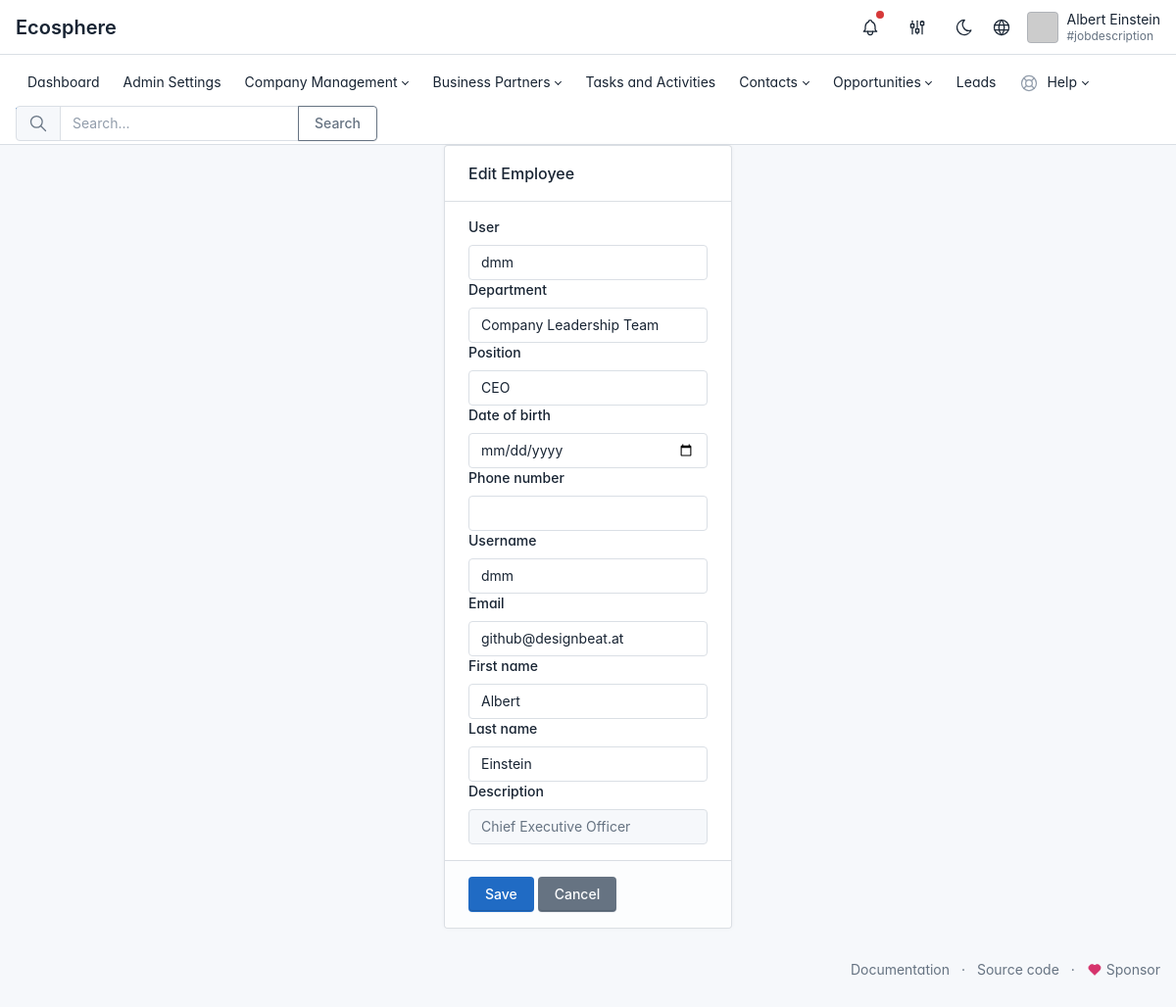
/en/company/employee/1/update/ (signed in), run on the app's committed database.
### apps/company/models.py (models this page shows, shortened)
class Employee(models.Model):
    user = models.OneToOneField(User, on_delete=models.CASCADE, related_name='employee')
    department = models.ForeignKey(Department, on_delete=models.CASCADE)
    position = models.ForeignKey(Position, on_delete=models.CASCADE)
    date_of_birth = models.DateField(null=True, blank=True)
    phone_number = models.CharField(max_length=20, null=True, blank=True)

class Position(models.Model):
    title = models.CharField(max_length=100, default='')
    description = models.CharField(max_length=100, default='')
    def __str__(self):
        return self.title

### apps/company/views.py (the view)
# urls.py: path('employee/<int:pk>/update/', views.edit_employee, name='edit_employee'),
@login_required
def edit_employee(request, pk):
    employee = get_object_or_404(Employee, pk=pk)
    if request.method == 'POST':
        form = EmployeeForm(request.POST, instance=employee)
        if form.is_valid():
            form.save()
            return redirect('employees:employee_detail', pk=employee.pk)
    else:
        form = EmployeeForm(instance=employee)
    return render(request, 'apps/company/edit_employee.html', {'form': form})

### apps/company/forms.py (shortened to what this page needs)
class EmployeeForm(forms.ModelForm):
    username = forms.CharField(max_length=150)
    email = forms.EmailField()
    first_name = forms.CharField(max_length=30)
    last_name = forms.CharField(max_length=150)
    description = forms.CharField(max_length=100, required=False)
    class Meta:
        model = Employee
        fields = '__all__'
        widgets = {
            'date_of_birth': forms.DateInput(attrs={'type': 'date'}),
        }
    def __init__(self, *args, **kwargs):
        super().__init__(*args, **kwargs)
        if self.instance and self.instance.pk:
            self.fields['username'].initial = self.instance.user.username
            self.fields['email'].initial = self.instance.user.email
            self.fields['first_name'].initial = self.instance.user.first_name
            self.fields['last_name'].initial = self.instance.user.last_name
            self.fields['description'].initial = self.instance.position.description
            self.fields['description'].disabled = True

### apps/company/models.py (called while the page is built)
    def __str__(self):
        return self.name

### templates/apps/company/edit_employee.html (shortened to what this page needs)
{% extends "base.html" %}
{% block content %}
{% load widget_tweaks %}
<div class="page-content d-flex align-items-center justify-content-center">
    <div class="card">
        <div class="card-header">
            <h3 class="card-title">Edit Employee</h3>
        </div>
        <form method="post">
            <div class="card-body">
                {% for field in form %}
                <div class="form-group">
                    <label for="{{ field.id_for_label }}" class="form-label">{{ field.label }}</label>
                    {{ field|add_class:"form-control" }}
                </div>
                {% endfor %}
            </div>
            <div class="card-footer text-right">
                <button type="submit" class="btn btn-primary">Save</button>
                <button type="button" class="btn btn-secondary" onclick="window.history.back();">Cancel</button>
            </div>
        </form>
    </div>
</div>
{% endblock %}

### templates/navigation.html (shortened to what this page needs)
{% load i18n %}
<header class="navbar navbar-expand-md d-print-none">
  <div class="container-xl">
    <h1 class="navbar-brand navbar-brand-autodark d-none-navbar-horizontal pe-0 pe-md-3" width="110" height="32">
      <a href="{% url 'crm:dashboard' %}">{% trans "Ecosphere" %}</a>
    </h1>
    <div class="navbar-nav flex-row order-md-last">
      <div class="d-none d-md-flex">
        <div class="nav-item dropdown d-none d-md-flex me-3">
          <a href="#" class="nav-link px-0" data-bs-toggle="dropdown" tabindex="-1"
            aria-label="{% trans 'Show notifications' %}" title="{% trans 'Show notifications' %}">
            <span class="badge bg-red"></span>
          </a>
        </div>
        <div class="nav-item nav-item-icon dropdown">
          <a href="#" class="nav-link d-flex lh-1 text-reset p-0" data-bs-toggle="dropdown"
            aria-label="{% trans 'Open user menu' %}" title="{% trans 'Open user menu' %}">
            </a>
        </div>
        <div class="nav-item">
          <a href="#" onclick="window.cycleTheme()" class="nav-link hide-theme-dark" title="{% trans 'Switch to dark mode' %}">
          </a>
        </div>
        <div class="nav-item nav-item-icon dropdown">
          <a href="#" class="nav-link px-0" id="dropdownElement" data-bs-toggle="dropdown" aria-label="Language"
            title="{% trans 'Change Language' %}">
          </a>
              {% get_language_info_list for LANGUAGES as languages %}
        </div>
        <div class="nav-item">
          <a href="{% url 'accounts:profile' %}" class="nav-link d-flex lh-1 text-reset p-0">
            {% if user.profile.profile_picture %}
            <span class="avatar avatar-sm"
              style="background-image: url('{{ user.profile.profile_picture.url }}');"></span>
            <div class="d-none d-xl-block ps-2">
              <div>{{ user.first_name }} {{ user.last_name }}</div>
              <div class="mt-1 small text-muted">#jobdescription</div>
            </div>
            {% else %}
            <span class="avatar avatar-sm" style="background-image: url(https://via.placeholder.com/150)"></span>
            <div class="d-none d-xl-block ps-2">
              <div>{{ user.first_name }} {{ user.last_name }}</div>
              <div class="mt-1 small text-muted">#jobdescription</div>
            </div>
            {% endif %}
          </a>
        </div>
      </div>
</header>
<header class="navbar-expand-md">
  <div class="collapse navbar-collapse" id="navbar-menu">
    <div class="navbar">
      <div class="container-xl">
        <ul class="navbar-nav">
          <li class="nav-item active">
            <a class="nav-link" href="{% url 'crm:dashboard' %}">
              <span class="nav-link-title ">
                {% trans "Dashboard" %}
              </span>
            </a>
          </li>
          {% if request.user.is_staff %}
          <li class="nav-item">
            <a class="nav-link" href="{% url 'admin:index' %}">
              <span class="nav-link-title">
                {% trans "Admin Settings" %}
              </span>
            </a>
          </li>
          {% endif %}
          {% if request.user.is_staff or perms.contact.change_contact%}
          <li class="nav-item dropdown">
            <a class="nav-link dropdown-toggle" href="#navbar-extra" data-bs-toggle="dropdown"
              data-bs-auto-close="outside" role="button" aria-expanded="false">
              <span class="nav-link-title">
                {% trans "Company Management" %}
              </span>
            </a>
          </li>
          {% endif %}
          <li class="nav-item dropdown">
            <a class="nav-link dropdown-toggle" href="#navbar-base" data-bs-toggle="dropdown"
              data-bs-auto-close="outside" role="button" aria-expanded="false">
              <span class="nav-link-title">
                {% trans "Business Partners" %}
              </span>
            </a>
          </li>
          <li class="nav-item">
            <a class="nav-link" href="{% url 'tasks:task_list' %}">
              <span class="nav-link-title">
                {% trans "Tasks and Activities" %}
              </span>
            </a>
          </li>
          <li class="nav-item dropdown">
            <a class="nav-link dropdown-toggle" href="#navbar-extra" data-bs-toggle="dropdown"
              data-bs-auto-close="outside" role="button" aria-expanded="false">
              <span class="nav-link-title">
                {% trans "Contacts" %}
              </span>
            </a>
          </li>
          <li class="nav-item dropdown">
            <a class="nav-link dropdown-toggle" href="#navbar-layout" data-bs-toggle="dropdown"
              data-bs-auto-close="outside" role="button" aria-expanded="false">
              <span class="nav-link-title">
                {% trans "Opportunities" %}
              </span>
            </a>
          </li>
          <li class="nav-item">
            <a class="nav-link" href="{% url 'crm:lead_list' %}">
              <span class="nav-link-title">
                {% trans "Leads" %}
              </span>
            </a>
          </li>
          <li class="nav-item dropdown">
            <a class="nav-link dropdown-toggle" href="#navbar-help" data-bs-toggle="dropdown"
              data-bs-auto-close="outside" role="button" aria-expanded="false">
              <span
                class="nav-link-icon d-md-none d-lg-inline-block">
              </span>
              <span class="nav-link-title">
                {% trans "Help" %}
              </span>
            </a>
          </li>
        </ul>
        {% block extra_styles %}
        <link rel="stylesheet" href="https://cdnjs.cloudflare.com/ajax/libs/awesomplete/1.1.5/awesomplete.min.css" />
        {% endblock %}
        <div class="my-2 my-md-0 flex-grow-1 flex-md-grow-0 order-first order-md-last">
          <form id="search-form" action="{% url 'search:search' %}" method="get" autocomplete="off" novalidate>
            <div class="input-group">
              <span class="input-group-text">
              </span>
              <input id="search-input" type="text" name="q" value="" class="form-control" placeholder="{% trans "Search..." %}" aria-label="{% trans "Search the website" %}">
              <button class="btn btn-outline-secondary" type="submit">{% trans "Search" %}</button>
            </div>
          </form>
        </div>
      </div>
    </div>
  </div>
</header>

### static/css/ui/ecosphere.css (style rules this page uses)
.nav-item-icon { margin-right: 10px; }
.nav-link svg { vertical-align: middle; height: 22px; width: 22; }

### templates/base.html (style rules this page uses)
:root { --tblr-font-sans-serif: 'Inter Var', -apple-system, BlinkMacSystemFont, San Francisco, Segoe UI, Roboto, Helvetica Neue, sans-serif; }
body { font-feature-settings: "cv03", "cv04", "cv11"; }

### data on the page
Employee: form "dmm" "Company Leadership Team" "CEO"
Position: form "Chief Executive Officer"

### other printed values
{{ user.first_name }} "Albert"
{{ user.last_name }} "Einstein"
{{ field.label }} "User" "Department" "Position" "Date of birth" "Phone number" "Username" "Email" "First name" "Last name" "Description"
